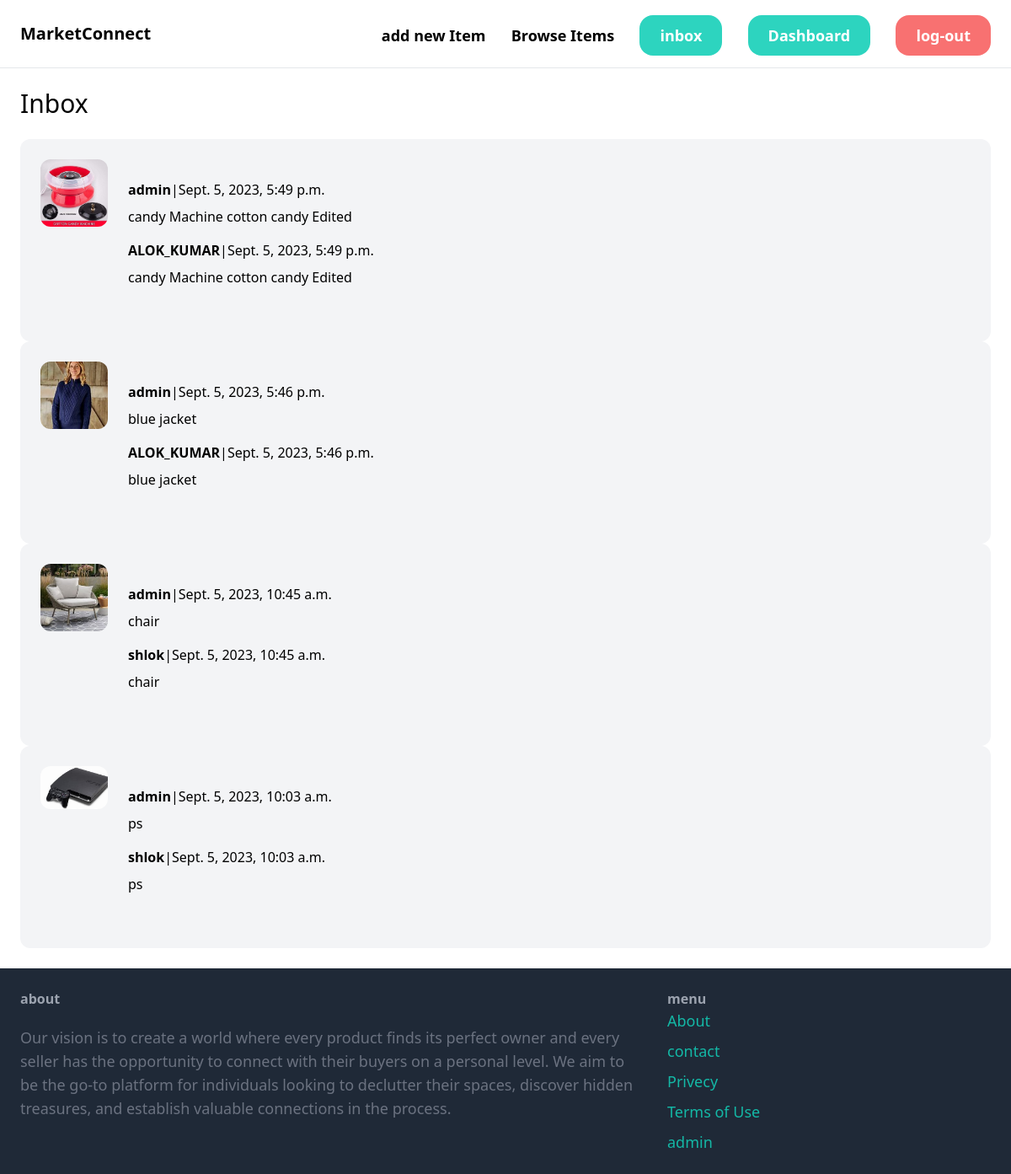
Screenshot of /inbox/ (signed in) with the database file from the repository.
### conversation/models.py (models this page shows)
class Conversation(models.Model):
    item=models.ForeignKey(Item,related_name='conversations',on_delete=models.CASCADE)
    members=models.ManyToManyField(User,related_name='conversations')
    created_at=models.DateTimeField(auto_now_add=True)
    modified_at=models.DateTimeField(auto_now=True)
    class Meta:
        ordering=('-modified_at',)

### item/models.py (models this page shows, shortened)
class Item(models.Model):
    Category=models.ForeignKey(Category,related_name='items',on_delete=models.CASCADE)
    name=models.CharField(max_length=255)
    description=models.TextField(blank=True,null=True)
    price=models.FloatField()
    image=models.ImageField(upload_to='item_images',blank=True,null=True)
    is_sold=models.BooleanField(default=False)
    created_by=models.ForeignKey(User,related_name='items',on_delete=models.CASCADE)
    Created_at=models.DateField(auto_now_add=True)

### conversation/views.py (the view)
# urls.py: path('',views.inbox,name='inbox'),
@login_required
def inbox(request):
    conversations=Conversation.objects.filter(members__in=[request.user.id])
    return render(request,'conversation/inbox.html',{
        'conversations':conversations
    })

### conversation/templates/conversation/inbox.html (shortened to what this page needs)
{% extends 'core/base.html' %}
{%block content%}
<h1 class='mb-6 text-3xl'>Inbox</h1>
<div class='space-y-6'>
{% for convo in conversations%}
<a href="{% url 'conversation:abc' convo.id %} ">
    <div class="p-6 flex  bg-gray-100 rounded-xl">
            <div class="pr-6">
                {% if convo.item.image %}
                    <img src="{{convo.item.image.url}}" class="w-20 rounded-xl">
                {%endif%}
            </div>
            <div class="pr-6 my-6">
                 {% for member in convo.members.all%}
                    {% if 'member!=request.user'%}
                        <p class="mb-2"><strong>{{member.username}}</strong>|{{convo.modified_at}}</p>
                        <p class="mb-4">{{convo.item.name}}</p>
                    {%endif%}
                {% endfor%}
        </div>
    </div>
</a>
{%endfor%}
</div>
{%endblock%}

### rows the page displays
Conversation: item.image (picture), modified_at "Sept. 5, 2023, 5:49 p.m.", item.name "candy Machine cotton candy Edited"
Conversation: item.image (picture), modified_at "Sept. 5, 2023, 5:46 p.m.", item.name "blue jacket"
Conversation: item.image (picture), modified_at "Sept. 5, 2023, 10:45 a.m.", item.name "chair"
Conversation: item.image (picture), modified_at "Sept. 5, 2023, 10:03 a.m.", item.name "ps"

### other values shown
{{ member.username }} "admin"
{{ member.username }} "ALOK_KUMAR"
{{ member.username }} "shlok"
